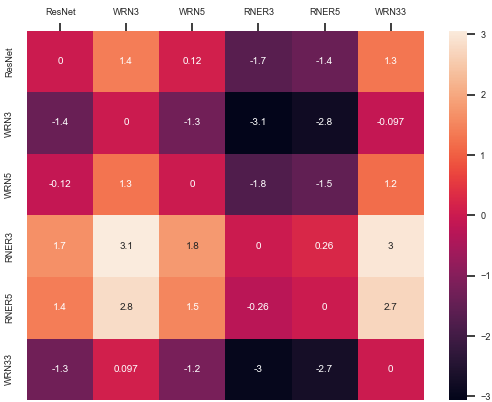

This chart was generated by the following Python code:
import numpy as np
import seaborn as sns
ResNet1D = np.array([
75.67,
87,
99.64,
72.3,
64.89,
83.2,
74,
97.6,
95.96,
72.79,
81.64,
47.08,

])

wrn3 = np.array([
65.33,
86,
99.64,
72.73,
66.62,
86.8,
74.19,
99.2,
95.99,
73.61,
67.81,
50.52,

])

wrn5 = np.array([
71,
87.5,
99.64,
71.94,
66.26,
88.2,
74.1,
97.73,
95.88,
73.93,
75.75,
48.38,

])
rner3 = np.array([
69,
93.5,
99.64,
71.51,
66.55,
87.8,
73.62,
98.47,
95.86,
79.84,
81.64,
49.81,


])
rner5 = np.array([
64.33,
93,
99.64,
73.88,
66.76,
89.9,
71.81,
98.4,
96.08,
79.67,
80,
51.36,
])
wrner33 = np.array([
70.67,
81.5,
97.86,
72.3,
62.3,
87.6,
67.52,
98.33,
95.97,
82.13,
75.48,
48.31,


])

col = []
for j in [ResNet1D,wrn3,wrn5,rner3,rner5,wrner33]:
    row = []
    for i in [ResNet1D,wrn3,wrn5,rner3,rner5,wrner33]:
        row.append(100*2/12*sum((j - i)/(j + i)))
    col.append(row)
labels = ["ResNet", "WRN3", "WRN5", "RNER3", "RNER5", "WRN33"]
sns.set(font_scale=0.6)
plot = sns.heatmap(col, annot=True, xticklabels =labels, yticklabels= labels)
plot.xaxis.tick_top()
plot.xaxis.set_label_position('top')
fig = plot.get_figure()
fig.savefig("resnet-mean.png")